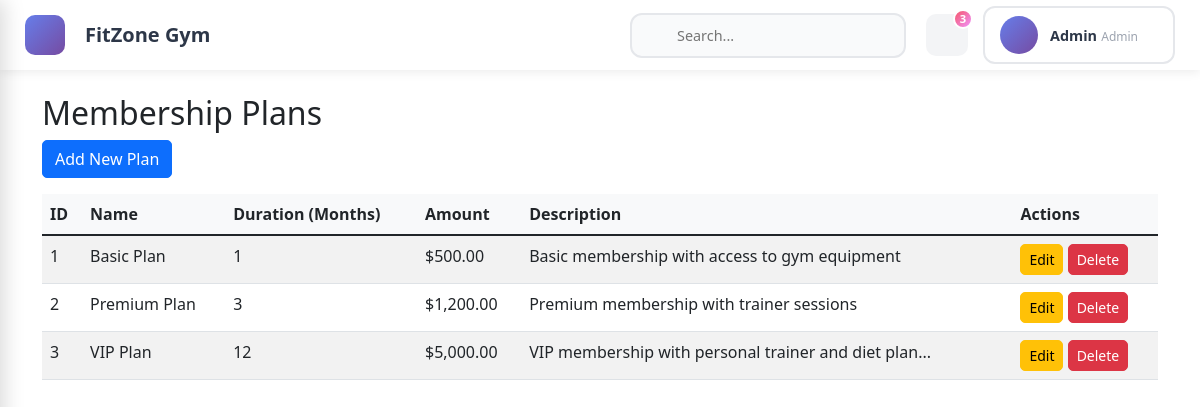
The page /admin/plans.php (signed in) on the database its author committed.
### tables this page shows
CREATE TABLE settings (
    id INT AUTO_INCREMENT PRIMARY KEY,
    gym_name VARCHAR(100) NOT NULL,
    tagline VARCHAR(255),
    contact VARCHAR(20),
    address TEXT,
    email VARCHAR(100),
    logo VARCHAR(255)
);

CREATE TABLE plans (
    id INT AUTO_INCREMENT PRIMARY KEY,
    name VARCHAR(100) NOT NULL,
    duration_months INT NOT NULL,
    amount DECIMAL(10,2) NOT NULL,
    description TEXT
);

### includes/config.php (called while the page is built, shortened)
<?php
require_once 'db.php';
function get_gym_settings() {
    global $conn;
    $result = $conn->query("SELECT * FROM settings LIMIT 1");
    if ($result && $result->num_rows > 0) {
        return $result->fetch_assoc();
    }
    return [
        'gym_name' => 'Gym Management System',
        'tagline' => 'Your Fitness Journey Starts Here',
        'contact' => '',
        'address' => '',
        'email' => '',
        'logo' => ''
    ];
}
function get_gym_name() {
    $settings = get_gym_settings();
    return $settings['gym_name'];
}
?>

### admin/plans.php (the view, shortened to what this page needs)
<?php
require_once '../includes/config.php';
$plans = $conn->query("SELECT * FROM plans");
?>
<!DOCTYPE html>
<html lang="en">
<head>
    <link href="https://cdn.jsdelivr.net/npm/bootstrap@5.1.3/dist/css/bootstrap.min.css" rel="stylesheet">
    <link href="../assets/css/style.css" rel="stylesheet">
</head>
<body>
    <?php include '../includes/header.php'; ?>
    <div class="container mt-4">
        <h2>Membership Plans</h2>
        <button class="btn btn-primary mb-3" data-bs-toggle="modal" data-bs-target="#planModal">Add New Plan</button>
        <div class="table-responsive">
            <table class="table table-striped">
                <thead>
                    <tr>
                        <th>ID</th>
                        <th>Name</th>
                        <th>Duration (Months)</th>
                        <th>Amount</th>
                        <th>Description</th>
                        <th>Actions</th>
                    </tr>
                </thead>
                <tbody>
                    <?php while ($row = $plans->fetch_assoc()): ?>
                        <tr>
                            <td><?php echo $row['id']; ?></td>
                            <td><?php echo $row['name']; ?></td>
                            <td><?php echo $row['duration_months']; ?></td>
                            <td>$<?php echo number_format($row['amount'], 2); ?></td>
                            <td><?php echo substr($row['description'], 0, 50) . (strlen($row['description']) > 50 ? '...' : ''); ?></td>
                            <td>
                                <a href="?edit=<?php echo $row['id']; ?>" class="btn btn-sm btn-warning">Edit</a>
                                <a href="?delete=<?php echo $row['id']; ?>" class="btn btn-sm btn-danger" onclick="return confirm('Are you sure?')">Delete</a>
                            </td>
                        </tr>
                    <?php endwhile; ?>
                </tbody>
            </table>
        </div>
    </div>
</body>
</html>

### includes/header.php (shortened to what this page needs)
<header class="modern-header">
    <div class="header-container">
        <div class="header-left">
            <button class="sidebar-toggle-btn" id="sidebarToggle">
            </button>
            <div class="header-brand d-none d-lg-block">
                <h5 class="mb-0"><?php echo get_gym_name(); ?></h5>
            </div>
        </div>
        <div class="header-right">
            <div class="header-search d-none d-md-block">
                <div class="search-wrapper">
                    <input type="text" class="search-input" placeholder="Search...">
                </div>
            </div>
            <div class="header-actions">
                <div class="header-action-item notification-item">
                    <button class="action-btn">
                        <span class="notification-badge">3</span>
                    </button>
                </div>
                <div class="header-action-item user-menu">
                    <div class="dropdown">
                        <button class="user-menu-btn" type="button" id="userDropdown" data-bs-toggle="dropdown">
                            <div class="user-avatar">
                            </div>
                            <div class="user-details d-none d-md-block">
                                <span class="user-name"><?php echo $_SESSION['user_name']; ?></span>
                                <span class="user-role"><?php echo ucfirst($_SESSION['user_role']); ?></span>
                            </div>
                        </button>
                    </div>
                </div>
            </div>
        </div>
    </div>
</header>

### assets/css/style.css (style rules this page uses)
body { font-family: 'Segoe UI', Tahoma, Geneva, Verdana, sans-serif; }
.table th { background-color: #f8f9fa; border-top: none; font-weight: 600; }
.btn { border-radius: 5px; transition: all 0.3s ease; }
.modern-header { position: fixed; top: 0; left: 0; right: 0; height: 70px; background: white; box-shadow: 0 2px 10px rgba(0,0,0,0.08); z-index: 1040; transition: left 0.3s ease; }
.header-container { height: 100%; padding: 0 25px; display: flex; align-items: center; justify-content: space-between; }
.header-left, .header-right { display: flex; align-items: center; gap: 20px; }
.sidebar-toggle-btn { width: 40px; height: 40px; border: none; background: linear-gradient(135deg, #667eea 0%, #764ba2 100%); color: white; border-radius: 10px; display: flex; align-items: center; justify-content: center; cursor: pointer; transition: all 0.3s ease; font-size: 18px; }
.header-brand h5 { color: #2d3748; font-weight: 700; margin: 0; }
.header-search { flex: 1; max-width: 500px; }
.search-wrapper { position: relative; width: 100%; }
.search-input { width: 100%; height: 45px; padding: 0 20px 0 45px; border: 2px solid #e5e7eb; border-radius: 12px; font-size: 0.9rem; transition: all 0.3s ease; background: #f9fafb; }
.header-actions { display: flex; align-items: center; gap: 15px; }
.header-action-item { position: relative; }
.action-btn { width: 42px; height: 42px; border: none; background: #f3f4f6; border-radius: 10px; display: flex; align-items: center; justify-content: center; cursor: pointer; transition: all 0.3s ease; color: #6b7280; font-size: 18px; position: relative; }
.notification-badge { position: absolute; top: -5px; right: -5px; width: 20px; height: 20px; background: linear-gradient(135deg, #f5576c 0%, #f093fb 100%); color: white; border-radius: 50%; font-size: 0.7rem; display: flex; align-items: center; justify-content: center; font-weight: 600; border: 2px solid white; }
.user-menu-btn { display: flex; align-items: center; gap: 12px; padding: 8px 15px; border: 2px solid #e5e7eb; background: white; border-radius: 12px; cursor: pointer; transition: all 0.3s ease; }
.user-avatar { width: 38px; height: 38px; border-radius: 50%; background: linear-gradient(135deg, #667eea 0%, #764ba2 100%); display: flex; align-items: center; justify-content: center; color: white; font-size: 18px; }
.user-details { display: flex; flex-direction: column; align-items: flex-start; }
.user-name { font-size: 0.9rem; font-weight: 600; color: #2d3748; line-height: 1.2; }
.user-role { font-size: 0.75rem; color: #9ca3af; text-transform: capitalize; }
body { padding-top: 70px; }
.container, .container-fluid { transition: margin-left 0.3s ease; }

### rows shown on the page
settings: gym_name "FitZone Gym"
plans: id "1", name "Basic Plan", duration_months "1", amount "500.00", description "Basic membership with access to gym equipment"
plans: id "2", name "Premium Plan", duration_months "3", amount "1,200.00", description "Premium membership with trainer sessions"
plans: id "3", name "VIP Plan", duration_months "12", amount "5,000.00", description "VIP membership with personal trainer and diet plan"

### other values the page prints
$_SESSION['user_name'] "Admin"
$_SESSION['user_role'] "Admin"
